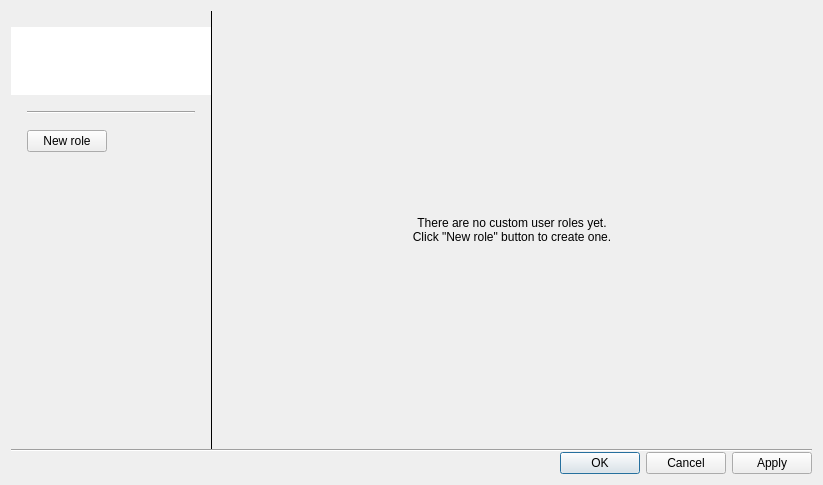
<?xml version="1.0" encoding="UTF-8"?>
<ui version="4.0">
 <class>UserRolesDialog</class>
 <widget class="QDialog" name="UserRolesDialog">
  <property name="geometry">
   <rect>
    <x>0</x>
    <y>0</y>
    <width>823</width>
    <height>485</height>
   </rect>
  </property>
  <property name="windowTitle">
   <string>User Roles</string>
  </property>
  <layout class="QGridLayout" name="gridLayout" columnstretch="0,0,1">
   <property name="spacing">
    <number>0</number>
   </property>
   <item row="1" column="0" colspan="3">
    <widget class="Line" name="line">
     <property name="orientation">
      <enum>Qt::Horizontal</enum>
     </property>
    </widget>
   </item>
   <item row="2" column="0" colspan="3">
    <widget class="QDialogButtonBox" name="buttonBox">
     <property name="orientation">
      <enum>Qt::Horizontal</enum>
     </property>
     <property name="standardButtons">
      <set>QDialogButtonBox::Apply|QDialogButtonBox::Cancel|QDialogButtonBox::Ok</set>
     </property>
    </widget>
   </item>
   <item row="0" column="2">
    <widget class="QStackedWidget" name="groupInfoStackedWidget">
     <property name="currentIndex">
      <number>0</number>
     </property>
     <widget class="QWidget" name="noGroupsPage">
      <layout class="QVBoxLayout" name="verticalLayout_2">
       <item>
        <widget class="QLabel" name="label">
         <property name="text">
          <string>There are no custom user roles yet.
Click &quot;New role&quot; button to create one.</string>
         </property>
         <property name="alignment">
          <set>Qt::AlignCenter</set>
         </property>
         <property name="wordWrap">
          <bool>true</bool>
         </property>
        </widget>
       </item>
      </layout>
     </widget>
     <widget class="QWidget" name="groupInfoPage">
      <layout class="QVBoxLayout" name="verticalLayout_3">
       <item>
        <widget class="QTabWidget" name="tabWidget">
         <property name="currentIndex">
          <number>-1</number>
         </property>
        </widget>
       </item>
      </layout>
     </widget>
    </widget>
   </item>
   <item row="0" column="0">
    <widget class="QnPanel" name="groupsPanel" native="true">
     <property name="minimumSize">
      <size>
       <width>200</width>
       <height>0</height>
      </size>
     </property>
     <layout class="QVBoxLayout" name="verticalLayout_4" stretch="1,0,0">
      <property name="spacing">
       <number>16</number>
      </property>
      <property name="leftMargin">
       <number>0</number>
      </property>
      <property name="topMargin">
       <number>16</number>
      </property>
      <property name="rightMargin">
       <number>0</number>
      </property>
      <property name="bottomMargin">
       <number>0</number>
      </property>
      <item>
       <widget class="QnTreeView" name="groupsTreeView">
        <property name="sizePolicy">
         <sizepolicy hsizetype="Expanding" vsizetype="Maximum">
          <horstretch>0</horstretch>
          <verstretch>0</verstretch>
         </sizepolicy>
        </property>
        <property name="minimumSize">
         <size>
          <width>0</width>
          <height>16</height>
         </size>
        </property>
        <property name="frameShape">
         <enum>QFrame::NoFrame</enum>
        </property>
        <property name="horizontalScrollBarPolicy">
         <enum>Qt::ScrollBarAlwaysOff</enum>
        </property>
        <property name="sizeAdjustPolicy">
         <enum>QAbstractScrollArea::AdjustToContents</enum>
        </property>
        <property name="editTriggers">
         <set>QAbstractItemView::NoEditTriggers</set>
        </property>
        <property name="rootIsDecorated">
         <bool>false</bool>
        </property>
        <property name="uniformRowHeights">
         <bool>true</bool>
        </property>
        <property name="headerHidden">
         <bool>true</bool>
        </property>
       </widget>
      </item>
      <item>
       <layout class="QVBoxLayout" name="verticalLayout">
        <property name="spacing">
         <number>16</number>
        </property>
        <property name="leftMargin">
         <number>16</number>
        </property>
        <property name="rightMargin">
         <number>16</number>
        </property>
        <item>
         <widget class="Line" name="groupsListUnderline">
          <property name="orientation">
           <enum>Qt::Horizontal</enum>
          </property>
         </widget>
        </item>
        <item>
         <widget class="QPushButton" name="newGroupButton">
          <property name="sizePolicy">
           <sizepolicy hsizetype="Fixed" vsizetype="Fixed">
            <horstretch>0</horstretch>
            <verstretch>0</verstretch>
           </sizepolicy>
          </property>
          <property name="text">
           <string>New role</string>
          </property>
         </widget>
        </item>
       </layout>
      </item>
      <item>
       <spacer name="verticalSpacer">
        <property name="orientation">
         <enum>Qt::Vertical</enum>
        </property>
        <property name="sizeHint" stdset="0">
         <size>
          <width>20</width>
          <height>16</height>
         </size>
        </property>
       </spacer>
      </item>
     </layout>
    </widget>
   </item>
   <item row="0" column="1">
    <widget class="Line" name="line_3">
     <property name="maximumSize">
      <size>
       <width>1</width>
       <height>16777215</height>
      </size>
     </property>
     <property name="frameShadow">
      <enum>QFrame::Plain</enum>
     </property>
     <property name="orientation">
      <enum>Qt::Vertical</enum>
     </property>
    </widget>
   </item>
  </layout>
 </widget>
 <customwidgets>
  <customwidget>
   <class>QnTreeView</class>
   <extends>QTreeView</extends>
   <header location="global">ui/widgets/common/tree_view.h</header>
  </customwidget>
  <customwidget>
   <class>QnPanel</class>
   <extends>QWidget</extends>
   <header location="global">ui/widgets/common/panel.h</header>
   <container>1</container>
  </customwidget>
 </customwidgets>
 <resources/>
 <connections/>
</ui>
